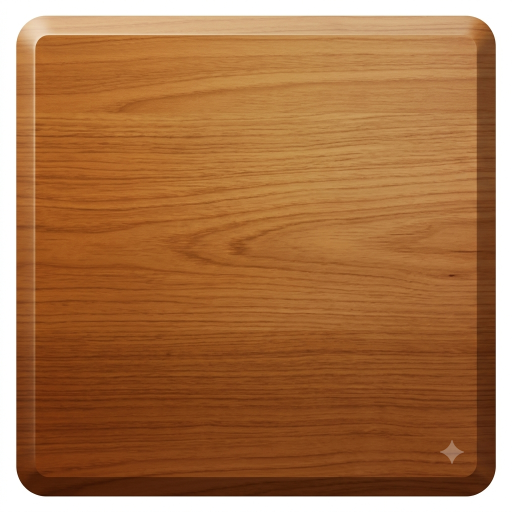
#> input picture assets/images/blocks/tile_classic_wood.png, 1024 x 1024 px (shown at 1/2 size)
$ python make_tiles.py
#> lines starting #> are read from the running program, lines starting #| are printed output that depends on the picture
"""Generates the block tiles for the Coin-shop themes.

    python3 tools/themes/make_tiles.py

PLACEHOLDER ART. These exist so the three purchasable themes are real and
playable while proper tiles are drawn; replace each PNG with a hand-made one at
the same path and size and nothing else needs to change.

Every tile reuses the exact silhouette (alpha) of `tile_classic_wood.png`, so
the rounded corners and inset match the shipped theme pixel for pixel. Only
luminance really matters: `TileCache` tints with `BlendMode.color`, which keeps
the tile's lightness and takes hue and saturation from the theme's `blockTint`.
So each surface here is designed as a lightness pattern — veins, frost,
stripes — and the colour comes from `ThemeDefinition`.
"""

from pathlib import Path

import numpy as np
from PIL import Image

ROOT = Path(__file__).resolve().parents[2]
BLOCKS = ROOT / "assets/images/blocks"
SIZE = 500
BEVEL = 24


def value_noise(rng, octaves=5, base=4):
    """Fractal value noise in [0, 1], bilinear-upsampled grids summed."""
    out = np.zeros((SIZE, SIZE))
    amp, total = 1.0, 0.0
    for o in range(octaves):
        cells = base * 2**o
        grid = rng.random((cells + 1, cells + 1))
        img = Image.fromarray((grid * 255).astype(np.uint8)).resize(
            (SIZE, SIZE), Image.BICUBIC
        )
        out += amp * np.asarray(img) / 255.0
        total += amp
        amp *= 0.5
    return out / total


def marble(rng):
    y, x = np.mgrid[0:SIZE, 0:SIZE] / SIZE
    turb = value_noise(rng, octaves=6, base=3)
    veins = np.abs(np.sin((x * 3.0 + y * 1.4 + turb * 4.5) * np.pi))
    veins = veins**0.35  # thin, dark veins on a bright field
    fine = value_noise(rng, octaves=4, base=16)
    return 150 + 85 * veins + 15 * (fine - 0.5)


def snow(rng):
    soft = value_noise(rng, octaves=5, base=3)
    lum = 205 + 30 * soft
    # Sparse bright flakes.
    flakes = rng.random((SIZE, SIZE)) > 0.9965
    lum[flakes] = 255
    img = Image.fromarray(lum.clip(0, 255).astype(np.uint8)).resize(
        (SIZE, SIZE)
    )
    return np.asarray(img).astype(float)


def candy(rng):
    y, x = np.mgrid[0:SIZE, 0:SIZE]
    stripes = ((x + y) // 42) % 2
    lum = np.where(stripes == 0, 150.0, 205.0)
    # Glossy highlight across the top third.
    gloss = np.clip(1 - y / (SIZE * 0.4), 0, 1) ** 2
    lum += 40 * gloss
    lum += 8 * (value_noise(rng, octaves=3, base=8) - 0.5)
    return lum


def bevel(lum, alpha):
    """Light top-left rim, dark bottom-right rim, like the wood tile."""
    inside = alpha > 0
    ys, xs = np.where(inside)
    top, bottom, left, right = ys.min(), ys.max(), xs.min(), xs.max()
    y, x = np.mgrid[0:SIZE, 0:SIZE]
    d_top, d_left = y - top, x - left
    d_bottom, d_right = bottom - y, right - x
    light = np.clip(1 - np.minimum(d_top, d_left) / BEVEL, 0, 1)
    dark = np.clip(1 - np.minimum(d_bottom, d_right) / BEVEL, 0, 1)
    return lum + 45 * light - 60 * dark


def sparkle(lum):
    """The four-point glint in the bottom-right corner of the wood tile."""
    cx, cy, r = 440, 440, 14
    y, x = np.mgrid[0:SIZE, 0:SIZE]
    dx, dy = np.abs(x - cx), np.abs(y - cy)
    star = (dx * dy < 6) & (dx + dy < r)
    lum[star] = 255
    return lum


def main():
    wood = Image.open(BLOCKS / "tile_classic_wood.png").convert("RGBA")
#> wood is the input picture: PIL image 1024x1024 RGBA; mean R, G, B, A 168.2, 114.9, 71, 255
    alpha = np.asarray(wood)[..., 3]
#> alpha: shape (1024, 1024); every value is 255
    for name, surface, seed in (
        ("marble", marble, 11),
        ("snow", snow, 23),
        ("candy", candy, 37),
    ):
        rng = np.random.default_rng(seed)
        lum = sparkle(bevel(surface(rng), alpha)).clip(0, 255).astype(np.uint8)
        rgba = np.dstack([lum, lum, lum, alpha])
        out = BLOCKS / f"tile_{name}.png"
        Image.fromarray(rgba).save(out, optimize=True)
        print("wrote", out.relative_to(ROOT))
#> this loop made 1 pass
#> (top in bevel, bottom in bevel, left in bevel, right in bevel, cx in sparkle, cy in sparkle, r in sparkle) on pass 1: (0, 1023, 0, 1023, 440, 440, 14)
#> pass 1, in bevel, `d_top, d_left = y - top, x - left`:
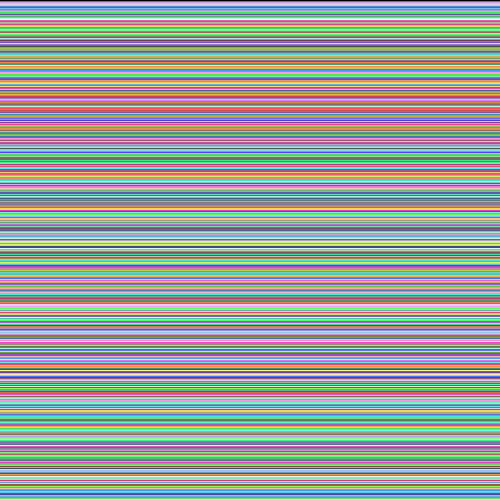
#> d_top: shape (500, 500) int64; 500 distinct labels, from 0 to 499; one colour per label, 0 black
#> pass 1, in bevel, `d_top, d_left = y - top, x - left`:
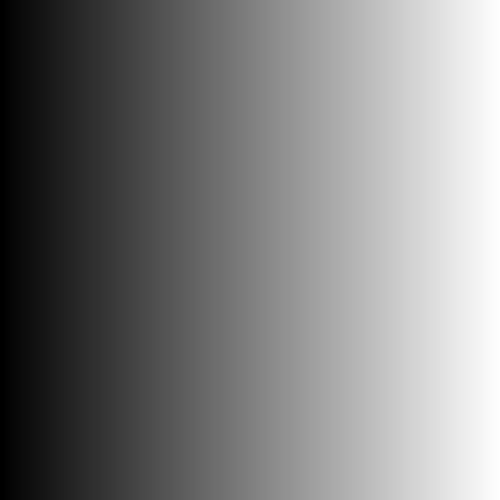
#> d_left: shape (500, 500) int64; min 0, max 499, mean 249.5; drawn with min black and max white
#> pass 1, in bevel, `d_bottom, d_right = bottom - y, right - x`:
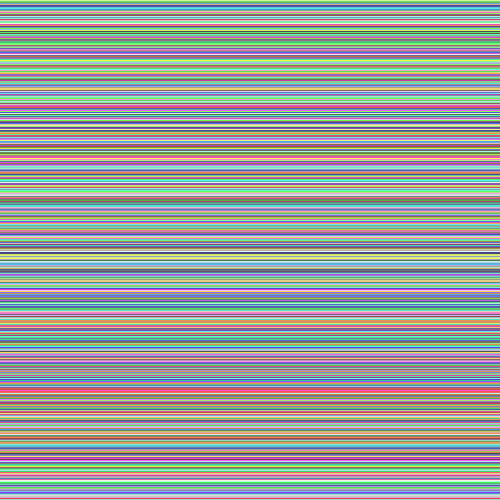
#> d_bottom: shape (500, 500) int64; 500 distinct labels, from 524 to 1023; one colour per label, 0 black


if __name__ == "__main__":
#> (the run stopped early here; a loop or call above may not have finished)
